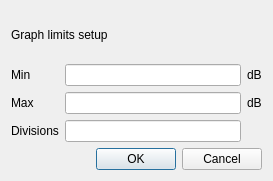
<?xml version="1.0" encoding="UTF-8"?>
<ui version="4.0">
 <class>GraphLimitsDialog</class>
 <widget class="QDialog" name="GraphLimitsDialog">
  <property name="geometry">
   <rect>
    <x>0</x>
    <y>0</y>
    <width>273</width>
    <height>181</height>
   </rect>
  </property>
  <property name="windowTitle">
   <string>Dialog</string>
  </property>
  <layout class="QVBoxLayout" name="verticalLayout">
   <item>
    <layout class="QGridLayout" name="gridLayout">
     <item row="0" column="0" colspan="2">
      <widget class="QLabel" name="label_6">
       <property name="text">
        <string>Graph limits setup</string>
       </property>
       <property name="wordWrap">
        <bool>true</bool>
       </property>
      </widget>
     </item>
     <item row="1" column="0">
      <widget class="QLabel" name="label">
       <property name="text">
        <string>Min</string>
       </property>
      </widget>
     </item>
     <item row="1" column="1">
      <widget class="QLineEdit" name="t_min">
       <property name="text">
        <string/>
       </property>
      </widget>
     </item>
     <item row="1" column="2">
      <widget class="QLabel" name="label_7">
       <property name="text">
        <string>dB</string>
       </property>
       <property name="margin">
        <number>5</number>
       </property>
      </widget>
     </item>
     <item row="2" column="0">
      <widget class="QLabel" name="label_2">
       <property name="text">
        <string>Max</string>
       </property>
      </widget>
     </item>
     <item row="2" column="1">
      <widget class="QLineEdit" name="t_max">
       <property name="text">
        <string/>
       </property>
      </widget>
     </item>
     <item row="2" column="2">
      <widget class="QLabel" name="label_8">
       <property name="text">
        <string>dB</string>
       </property>
       <property name="margin">
        <number>5</number>
       </property>
      </widget>
     </item>
     <item row="3" column="0">
      <widget class="QLabel" name="label_3">
       <property name="text">
        <string>Divisions</string>
       </property>
      </widget>
     </item>
     <item row="3" column="1">
      <widget class="QLineEdit" name="t_divs">
       <property name="text">
        <string/>
       </property>
      </widget>
     </item>
     <item row="3" column="2">
      <widget class="QLabel" name="label_9">
       <property name="text">
        <string/>
       </property>
       <property name="margin">
        <number>5</number>
       </property>
      </widget>
     </item>
     <item row="4" column="0" colspan="3">
      <widget class="QDialogButtonBox" name="buttonBox">
       <property name="orientation">
        <enum>Qt::Horizontal</enum>
       </property>
       <property name="standardButtons">
        <set>QDialogButtonBox::Cancel|QDialogButtonBox::Ok</set>
       </property>
      </widget>
     </item>
    </layout>
   </item>
  </layout>
 </widget>
 <resources/>
 <connections>
  <connection>
   <sender>buttonBox</sender>
   <signal>accepted()</signal>
   <receiver>GraphLimitsDialog</receiver>
   <slot>accept()</slot>
   <hints>
    <hint type="sourcelabel">
     <x>136</x>
     <y>158</y>
    </hint>
    <hint type="destinationlabel">
     <x>136</x>
     <y>90</y>
    </hint>
   </hints>
  </connection>
  <connection>
   <sender>buttonBox</sender>
   <signal>rejected()</signal>
   <receiver>GraphLimitsDialog</receiver>
   <slot>reject()</slot>
   <hints>
    <hint type="sourcelabel">
     <x>136</x>
     <y>158</y>
    </hint>
    <hint type="destinationlabel">
     <x>136</x>
     <y>90</y>
    </hint>
   </hints>
  </connection>
 </connections>
</ui>
